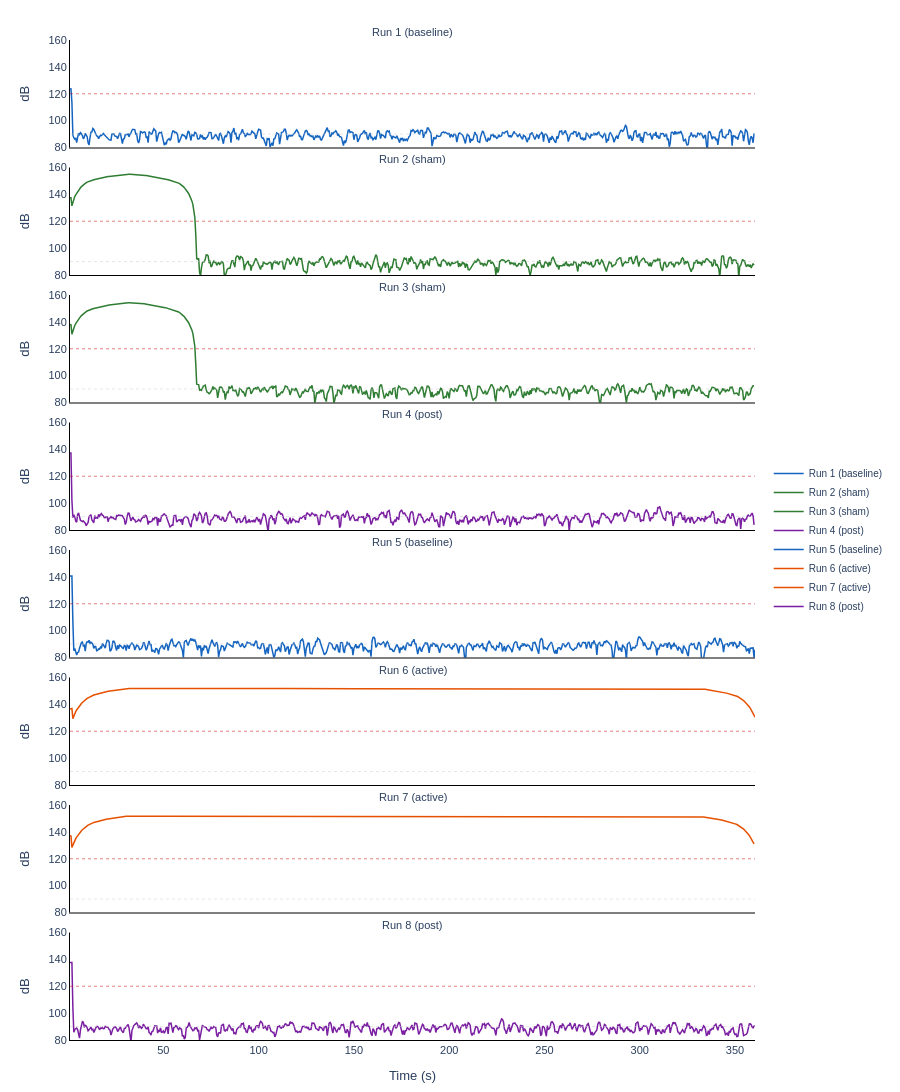

This figure's notebook cell:
### Code cell
# =============================================================================
# 2b. 6 Hz Stimulation Artifact Timecourse — Verify Active vs Sham
# =============================================================================
#
# WHY THIS MATTERS:
# A whole-run PSD cannot distinguish sustained active stimulation from
# a brief sham ramp — even 30-45 seconds of artifact at 60+ dB above
# background dominates the Welch average. This time-resolved plot shows
# 6 Hz power in 2-second windows across each run, making the difference
# between sham (brief spike at start) and active (sustained plateau)
# immediately visible.
#
# HOW TO READ:
# - Baseline (~88-90 dB): no stimulation artifact, just background EEG
# - Sham ramp (~150 dB for ~30-45s, then back to baseline): protocol
#   delivers brief ramp-up/ramp-down to mimic active sensation
# - Active (~150-152 dB sustained for full 6 min): real stimulation
# - The 30s ramp-up and ramp-down periods are visible as slopes at the
#   start and end of active runs
#
# This plot also serves as a protocol compliance check — if a "sham" run
# shows sustained 6 Hz power, the wrong protocol was loaded in NIC2.

from scipy import signal as sig

available_runs = sorted(all_runs.keys())
n_runs = len(available_runs)

fig = make_subplots(
    rows=n_runs, cols=1, shared_xaxes=True, vertical_spacing=0.02,
    subplot_titles=[f'Run {r} ({all_runs[r]["condition"]})'
                    for r in available_runs],
)

condition_colors = {
    'baseline': '#1565C0',
    'sham':     '#2E7D32',
    'active':   '#E65100',
    'post':     '#7B1FA2',
}

for i, run_num in enumerate(available_runs):
    nic2 = all_runs[run_num]
    condition = nic2['condition']
    eeg = nic2['eeg'][:, EEG_CH_IDX[0]]  # F4
    
    # Spectrogram: 2-second windows, 0.5s step
    f, t_spec, Sxx = sig.spectrogram(
        sig.detrend(eeg), fs=FS,
        nperseg=1000, noverlap=750, scaling='density',
    )
    
    # Extract 6 Hz band power over time
    six_hz = (f >= 5.5) & (f <= 6.5)
    six_hz_power = 10 * np.log10(np.mean(Sxx[six_hz, :], axis=0) + 1e-30)
    
    color = condition_colors.get(condition, '#999999')
    
    fig.add_trace(go.Scatter(
        x=t_spec, y=six_hz_power,
        mode='lines', line=dict(color=color, width=1.5),
        name=f'Run {run_num} ({condition})',
        hovertemplate='%{x:.0f}s: %{y:.1f} dB<extra></extra>',
    ), row=i+1, col=1)
    
    # Baseline reference line (typical background level)
    fig.add_hline(y=90, line=dict(color='#CCCCCC', width=0.5, dash='dot'),
                  row=i+1, col=1)
    
    # Active threshold reference
    fig.add_hline(y=120, line=dict(color='#CC0000', width=0.5, dash='dot'),
                  row=i+1, col=1)
    
    fig.update_yaxes(range=[80, 160], title_text='dB', row=i+1, col=1)

fig.update_xaxes(title_text='Time (s)', row=n_runs, col=1)

fig.update_layout(
    height=140 * n_runs, width=900,
    template='plotly_white',
    margin=dict(l=70, r=40, t=40, b=50),
    font=dict(family='Arial', size=11),
    legend=dict(x=1.02, y=0.5, font=dict(size=10)),
)

for ann in fig.layout.annotations:
    ann.update(font_size=11)

fig.update_xaxes(showgrid=False, showline=True, linewidth=1, linecolor='black')
fig.update_yaxes(showgrid=False, showline=True, linewidth=1, linecolor='black')

fig.show(config=dict(toImageButtonOptions=dict(
    filename=f'six_hz_timecourse_sub-{SUBJECT_ID}')))

# ---- Print summary table ----
print(f'\nsub-{SUBJECT_ID} — 6 Hz Power Summary (F4)')
print(f'{"Run":>4} {"Condition":>10} {"First 45s":>10} {"Middle":>10} {"Last 45s":>10} {"Stim?":>8}')
print('-' * 55)
for run_num in available_runs:
    nic2 = all_runs[run_num]
    eeg = nic2['eeg'][:, EEG_CH_IDX[0]]
    f, t_spec, Sxx = sig.spectrogram(
        sig.detrend(eeg), fs=FS, nperseg=1000, noverlap=750, scaling='density')
    six_hz = (f >= 5.5) & (f <= 6.5)
    p = 10 * np.log10(np.mean(Sxx[six_hz, :], axis=0) + 1e-30)
    
    duration = t_spec[-1]
    early = np.mean(p[t_spec <= 45])
    middle = np.mean(p[(t_spec >= 60) & (t_spec <= 300)])
    late = np.mean(p[t_spec >= (duration - 45)])
    
    # Classify based on middle-run power
    if middle > 120:
        stim_label = 'ACTIVE'
    elif early > 120:
        stim_label = 'SHAM'
    else:
        stim_label = 'NONE'
    
    print(f'{run_num:>4} {nic2["condition"]:>10} {early:>9.1f} {middle:>9.1f} {late:>9.1f} {stim_label:>8}')

### Figure 1 — Plotly figure (JSON) as saved in the notebook; plotly's stock layout.template omitted (floating-point values rounded to 4 significant figures; data arrays with more than 128 entries replaced by an {"elided": "..."} marker saying what was removed)
{"data": [{"hovertemplate": "%{x:.0f}s: %{y:.1f} dB<extra></extra>", "line": {"color": "#1565C0", "width": 1.5}, "mode": "lines", "name": "Run 1 (baseline)", "type": "scatter", "x": {"elided": "719 float values"}, "xaxis": "x", "y": {"elided": "719 float values"}, "yaxis": "y"}, {"hovertemplate": "%{x:.0f}s: %{y:.1f} dB<extra></extra>", "line": {"color": "#2E7D32", "width": 1.5}, "mode": "lines", "name": "Run 2 (sham)", "type": "scatter", "x": {"elided": "719 float values"}, "xaxis": "x2", "y": {"elided": "719 float values"}, "yaxis": "y2"}, {"hovertemplate": "%{x:.0f}s: %{y:.1f} dB<extra></extra>", "line": {"color": "#2E7D32", "width": 1.5}, "mode": "lines", "name": "Run 3 (sham)", "type": "scatter", "x": {"elided": "719 float values"}, "xaxis": "x3", "y": {"elided": "719 float values"}, "yaxis": "y3"}, {"hovertemplate": "%{x:.0f}s: %{y:.1f} dB<extra></extra>", "line": {"color": "#7B1FA2", "width": 1.5}, "mode": "lines", "name": "Run 4 (post)", "type": "scatter", "x": {"elided": "719 float values"}, "xaxis": "x4", "y": {"elided": "719 float values"}, "yaxis": "y4"}, {"hovertemplate": "%{x:.0f}s: %{y:.1f} dB<extra></extra>", "line": {"color": "#1565C0", "width": 1.5}, "mode": "lines", "name": "Run 5 (baseline)", "type": "scatter", "x": {"elided": "720 float values"}, "xaxis": "x5", "y": {"elided": "720 float values"}, "yaxis": "y5"}, {"hovertemplate": "%{x:.0f}s: %{y:.1f} dB<extra></extra>", "line": {"color": "#E65100", "width": 1.5}, "mode": "lines", "name": "Run 6 (active)", "type": "scatter", "x": {"elided": "720 float values"}, "xaxis": "x6", "y": {"elided": "720 float values"}, "yaxis": "y6"}, {"hovertemplate": "%{x:.0f}s: %{y:.1f} dB<extra></extra>", "line": {"color": "#E65100", "width": 1.5}, "mode": "lines", "name": "Run 7 (active)", "type": "scatter", "x": {"elided": "719 float values"}, "xaxis": "x7", "y": {"elided": "719 float values"}, "yaxis": "y7"}, {"hovertemplate": "%{x:.0f}s: %{y:.1f} dB<extra></extra>", "line": {"color": "#7B1FA2", "width": 1.5}, "mode": "lines", "name": "Run 8 (post)", "type": "scatter", "x": {"elided": "720 float values"}, "xaxis": "x8", "y": {"elided": "720 float values"}, "yaxis": "y8"}], "layout": {"annotations": [{"font": {"size": 11}, "showarrow": false, "text": "Run 1 (baseline)", "x": 0.5, "xanchor": "center", "xref": "paper", "y": 1, "yanchor": "bottom", "yref": "paper"}, {"font": {"size": 11}, "showarrow": false, "text": "Run 2 (sham)", "x": 0.5, "xanchor": "center", "xref": "paper", "y": 0.8725, "yanchor": "bottom", "yref": "paper"}, {"font": {"size": 11}, "showarrow": false, "text": "Run 3 (sham)", "x": 0.5, "xanchor": "center", "xref": "paper", "y": 0.745, "yanchor": "bottom", "yref": "paper"}, {"font": {"size": 11}, "showarrow": false, "text": "Run 4 (post)", "x": 0.5, "xanchor": "center", "xref": "paper", "y": 0.6175, "yanchor": "bottom", "yref": "paper"}, {"font": {"size": 11}, "showarrow": false, "text": "Run 5 (baseline)", "x": 0.5, "xanchor": "center", "xref": "paper", "y": 0.49, "yanchor": "bottom", "yref": "paper"}, {"font": {"size": 11}, "showarrow": false, "text": "Run 6 (active)", "x": 0.5, "xanchor": "center", "xref": "paper", "y": 0.3625, "yanchor": "bottom", "yref": "paper"}, {"font": {"size": 11}, "showarrow": false, "text": "Run 7 (active)", "x": 0.5, "xanchor": "center", "xref": "paper", "y": 0.235, "yanchor": "bottom", "yref": "paper"}, {"font": {"size": 11}, "showarrow": false, "text": "Run 8 (post)", "x": 0.5, "xanchor": "center", "xref": "paper", "y": 0.1075, "yanchor": "bottom", "yref": "paper"}], "font": {"family": "Arial", "size": 11}, "height": 1120, "legend": {"font": {"size": 10}, "x": 1.02, "y": 0.5}, "margin": {"b": 50, "l": 70, "r": 40, "t": 40}, "shapes": [{"line": {"color": "#CCCCCC", "dash": "dot", "width": 0.5}, "type": "line", "x0": 0, "x1": 1, "xref": "x domain", "y0": 90, "y1": 90, "yref": "y"}, {"line": {"color": "#CC0000", "dash": "dot", "width": 0.5}, "type": "line", "x0": 0, "x1": 1, "xref": "x domain", "y0": 120, "y1": 120, "yref": "y"}, {"line": {"color": "#CCCCCC", "dash": "dot", "width": 0.5}, "type": "line", "x0": 0, "x1": 1, "xref": "x2 domain", "y0": 90, "y1": 90, "yref": "y2"}, {"line": {"color": "#CC0000", "dash": "dot", "width": 0.5}, "type": "line", "x0": 0, "x1": 1, "xref": "x2 domain", "y0": 120, "y1": 120, "yref": "y2"}, {"line": {"color": "#CCCCCC", "dash": "dot", "width": 0.5}, "type": "line", "x0": 0, "x1": 1, "xref": "x3 domain", "y0": 90, "y1": 90, "yref": "y3"}, {"line": {"color": "#CC0000", "dash": "dot", "width": 0.5}, "type": "line", "x0": 0, "x1": 1, "xref": "x3 domain", "y0": 120, "y1": 120, "yref": "y3"}, {"line": {"color": "#CCCCCC", "dash": "dot", "width": 0.5}, "type": "line", "x0": 0, "x1": 1, "xref": "x4 domain", "y0": 90, "y1": 90, "yref": "y4"}, {"line": {"color": "#CC0000", "dash": "dot", "width": 0.5}, "type": "line", "x0": 0, "x1": 1, "xref": "x4 domain", "y0": 120, "y1": 120, "yref": "y4"}, {"line": {"color": "#CCCCCC", "dash": "dot", "width": 0.5}, "type": "line", "x0": 0, "x1": 1, "xref": "x5 domain", "y0": 90, "y1": 90, "yref": "y5"}, {"line": {"color": "#CC0000", "dash": "dot", "width": 0.5}, "type": "line", "x0": 0, "x1": 1, "xref": "x5 domain", "y0": 120, "y1": 120, "yref": "y5"}, {"line": {"color": "#CCCCCC", "dash": "dot", "width": 0.5}, "type": "line", "x0": 0, "x1": 1, "xref": "x6 domain", "y0": 90, "y1": 90, "yref": "y6"}, {"line": {"color": "#CC0000", "dash": "dot", "width": 0.5}, "type": "line", "x0": 0, "x1": 1, "xref": "x6 domain", "y0": 120, "y1": 120, "yref": "y6"}, {"line": {"color": "#CCCCCC", "dash": "dot", "width": 0.5}, "type": "line", "x0": 0, "x1": 1, "xref": "x7 domain", "y0": 90, "y1": 90, "yref": "y7"}, {"line": {"color": "#CC0000", "dash": "dot", "width": 0.5}, "type": "line", "x0": 0, "x1": 1, "xref": "x7 domain", "y0": 120, "y1": 120, "yref": "y7"}, {"line": {"color": "#CCCCCC", "dash": "dot", "width": 0.5}, "type": "line", "x0": 0, "x1": 1, "xref": "x8 domain", "y0": 90, "y1": 90, "yref": "y8"}, {"line": {"color": "#CC0000", "dash": "dot", "width": 0.5}, "type": "line", "x0": 0, "x1": 1, "xref": "x8 domain", "y0": 120, "y1": 120, "yref": "y8"}], "width": 900, "xaxis": {"anchor": "y", "autorange": true, "domain": [0, 1], "linecolor": "black", "linewidth": 1, "matches": "x8", "range": [1, 360.5], "showgrid": false, "showline": true, "showticklabels": false, "type": "linear"}, "xaxis2": {"anchor": "y2", "autorange": true, "domain": [0, 1], "linecolor": "black", "linewidth": 1, "matches": "x8", "range": [1, 360.5], "showgrid": false, "showline": true, "showticklabels": false, "type": "linear"}, "xaxis3": {"anchor": "y3", "autorange": true, "domain": [0, 1], "linecolor": "black", "linewidth": 1, "matches": "x8", "range": [1, 360.5], "showgrid": false, "showline": true, "showticklabels": false, "type": "linear"}, "xaxis4": {"anchor": "y4", "autorange": true, "domain": [0, 1], "linecolor": "black", "linewidth": 1, "matches": "x8", "range": [1, 360.5], "showgrid": false, "showline": true, "showticklabels": false, "type": "linear"}, "xaxis5": {"anchor": "y5", "autorange": true, "domain": [0, 1], "linecolor": "black", "linewidth": 1, "matches": "x8", "range": [1, 360.5], "showgrid": false, "showline": true, "showticklabels": false, "type": "linear"}, "xaxis6": {"anchor": "y6", "autorange": true, "domain": [0, 1], "linecolor": "black", "linewidth": 1, "matches": "x8", "range": [1, 360.5], "showgrid": false, "showline": true, "showticklabels": false, "type": "linear"}, "xaxis7": {"anchor": "y7", "autorange": true, "domain": [0, 1], "linecolor": "black", "linewidth": 1, "matches": "x8", "range": [1, 360.5], "showgrid": false, "showline": true, "showticklabels": false, "type": "linear"}, "xaxis8": {"anchor": "y8", "autorange": true, "domain": [0, 1], "linecolor": "black", "linewidth": 1, "range": [1, 360.5], "showgrid": false, "showline": true, "title": {"text": "Time (s)"}, "type": "linear"}, "yaxis": {"anchor": "x", "domain": [0.8925, 1], "linecolor": "black", "linewidth": 1, "range": [80, 160], "showgrid": false, "showline": true, "title": {"text": "dB"}, "type": "linear"}, "yaxis2": {"anchor": "x2", "domain": [0.765, 0.8725], "linecolor": "black", "linewidth": 1, "range": [80, 160], "showgrid": false, "showline": true, "title": {"text": "dB"}, "type": "linear"}, "yaxis3": {"anchor": "x3", "domain": [0.6375, 0.745], "linecolor": "black", "linewidth": 1, "range": [80, 160], "showgrid": false, "showline": true, "title": {"text": "dB"}, "type": "linear"}, "yaxis4": {"anchor": "x4", "domain": [0.51, 0.6175], "linecolor": "black", "linewidth": 1, "range": [80, 160], "showgrid": false, "showline": true, "title": {"text": "dB"}, "type": "linear"}, "yaxis5": {"anchor": "x5", "domain": [0.3825, 0.49], "linecolor": "black", "linewidth": 1, "range": [80, 160], "showgrid": false, "showline": true, "title": {"text": "dB"}, "type": "linear"}, "yaxis6": {"anchor": "x6", "domain": [0.255, 0.3625], "linecolor": "black", "linewidth": 1, "range": [80, 160], "showgrid": false, "showline": true, "title": {"text": "dB"}, "type": "linear"}, "yaxis7": {"anchor": "x7", "domain": [0.1275, 0.235], "linecolor": "black", "linewidth": 1, "range": [80, 160], "showgrid": false, "showline": true, "title": {"text": "dB"}, "type": "linear"}, "yaxis8": {"anchor": "x8", "domain": [0, 0.1075], "linecolor": "black", "linewidth": 1, "range": [80, 160], "showgrid": false, "showline": true, "title": {"text": "dB"}, "type": "linear"}}}
